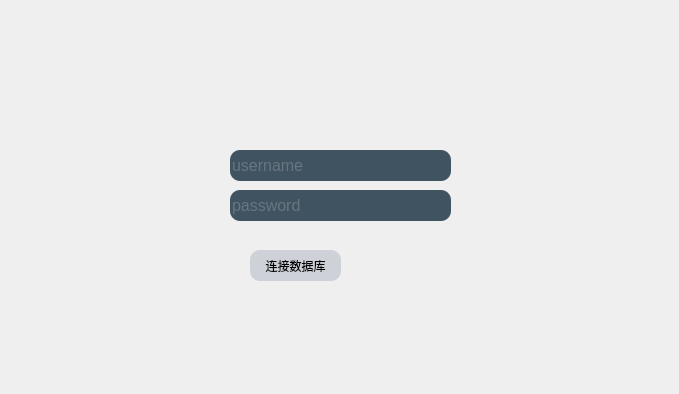
<?xml version="1.0" encoding="UTF-8"?>
<ui version="4.0">
 <class>DataBaseLogin</class>
 <widget class="QWidget" name="DataBaseLogin">
  <property name="geometry">
   <rect>
    <x>0</x>
    <y>0</y>
    <width>679</width>
    <height>394</height>
   </rect>
  </property>
  <property name="windowTitle">
   <string>Form</string>
  </property>
  <widget class="QLineEdit" name="lineEdit">
   <property name="geometry">
    <rect>
     <x>230</x>
     <y>150</y>
     <width>221</width>
     <height>31</height>
    </rect>
   </property>
   <property name="styleSheet">
    <string notr="true">color:#8d98a1;
background-color:#405361;
font-size:16px;
border-style:outset;
border-radius:10px;
font-style:MingLiU-ExtB;</string>
   </property>
   <property name="text">
    <string/>
   </property>
   <property name="placeholderText">
    <string>username</string>
   </property>
  </widget>
  <widget class="QLineEdit" name="lineEdit_2">
   <property name="geometry">
    <rect>
     <x>230</x>
     <y>190</y>
     <width>221</width>
     <height>31</height>
    </rect>
   </property>
   <property name="styleSheet">
    <string notr="true">color:#8d98a1;
background-color:#405361;
font-size:16px;
border-style:outset;
border-radius:10px;
font-style:MingLiU-ExtB;</string>
   </property>
   <property name="placeholderText">
    <string>password</string>
   </property>
  </widget>
  <widget class="QPushButton" name="pushButton">
   <property name="geometry">
    <rect>
     <x>250</x>
     <y>250</y>
     <width>91</width>
     <height>31</height>
    </rect>
   </property>
   <property name="styleSheet">
    <string notr="true">QPushButton{
background:#ced1d8;
border-style:outset;
border-radius:10px;
font-style:MingLiU-ExtB;
}
QPushButton:pressed{
background-color:rgb(224,0,0);
border-style:inset;
font-style:MingLiU-ExtB;
}</string>
   </property>
   <property name="text">
    <string>连接数据库</string>
   </property>
  </widget>
 </widget>
 <resources/>
 <connections/>
</ui>
